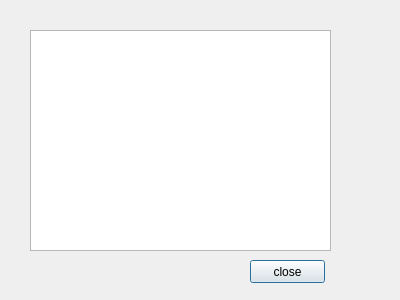
<?xml version="1.0" encoding="UTF-8"?>
<ui version="4.0">
 <class>Dialog</class>
 <widget class="QDialog" name="Dialog">
  <property name="geometry">
   <rect>
    <x>0</x>
    <y>0</y>
    <width>400</width>
    <height>300</height>
   </rect>
  </property>
  <property name="windowTitle">
   <string>Dialog</string>
  </property>
  <widget class="QTextEdit" name="textEdit">
   <property name="geometry">
    <rect>
     <x>30</x>
     <y>30</y>
     <width>301</width>
     <height>221</height>
    </rect>
   </property>
  </widget>
  <widget class="QPushButton" name="pushButton">
   <property name="geometry">
    <rect>
     <x>250</x>
     <y>260</y>
     <width>75</width>
     <height>23</height>
    </rect>
   </property>
   <property name="text">
    <string>close</string>
   </property>
  </widget>
 </widget>
 <resources/>
 <connections>
  <connection>
   <sender>pushButton</sender>
   <signal>clicked()</signal>
   <receiver>Dialog</receiver>
   <slot>close()</slot>
   <hints>
    <hint type="sourcelabel">
     <x>286</x>
     <y>265</y>
    </hint>
    <hint type="destinationlabel">
     <x>356</x>
     <y>260</y>
    </hint>
   </hints>
  </connection>
 </connections>
</ui>
